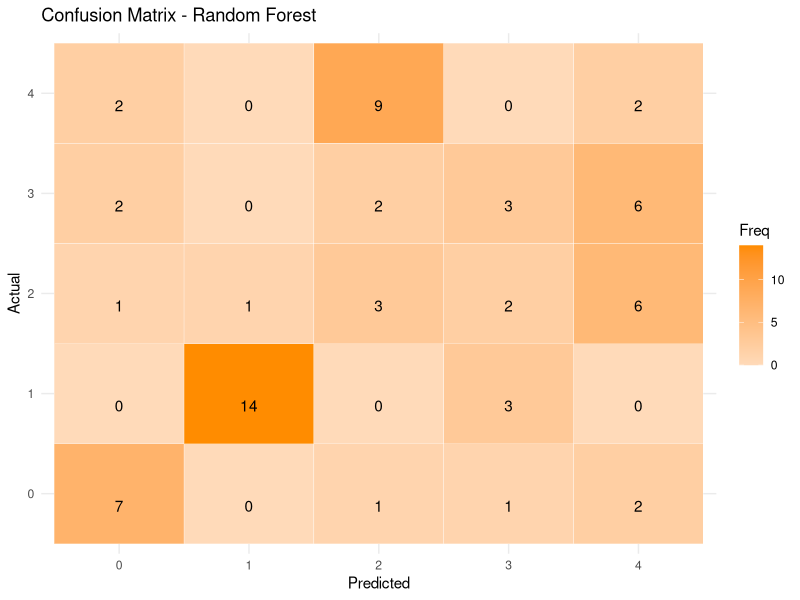

The R script that drew this image:
# Load libraries
library(data.table)
library(caret)
library(ggplot2)
library(randomForest)  # Add this line to load the randomForest package

# Load dataset
df <- fread("transformed_land_mines.csv")

# Prepare data
X <- df[, !c("M", "V"), with = FALSE]
y <- df$M - 1  # Adjusting target

# Train-test split (with stratification)
set.seed(42)
train_index <- createDataPartition(y, p = 0.8, list = FALSE)
X_train <- X[train_index,]  # Add comma for proper subsetting
X_test <- X[-train_index,]  # Add comma for proper subsetting
y_train <- y[train_index]
y_test <- y[-train_index]

# Convert to data.frame for training
train_data <- data.frame(X_train, y = as.factor(y_train))
test_data <- data.frame(X_test)

# Train the model
final_model <- randomForest(
  y ~ .,
  data = train_data,
  ntree = 100,
  maxnodes = 2^15,  # Mimic max_depth = 15
  nodesize = 1,     # min_samples_leaf = 1
  mtry = floor(sqrt(ncol(X_train))),  # max_features = "sqrt"
  importance = TRUE
)

# Predict
y_pred <- predict(final_model, newdata = test_data)
y_pred <- as.numeric(as.character(y_pred))  # Ensure labels match type

# Evaluate
accuracy <- mean(y_pred == y_test)
cat(sprintf("✅ RandomForest Accuracy: %.4f\n", accuracy))
cat("📊 Classification Report:\n")
print(confusionMatrix(as.factor(y_pred), as.factor(y_test)))

# Confusion matrix heatmap
cm <- table(Actual = y_test, Predicted = y_pred)
cm_df <- as.data.frame(cm)

ggplot(data = cm_df, aes(x = Predicted, y = Actual, fill = Freq)) +
  geom_tile(color = "white") +
  geom_text(aes(label = Freq), vjust = 1.5, color = "black") +
  scale_fill_gradient(low = "peachpuff", high = "darkorange") +
  labs(title = "Confusion Matrix - Random Forest", x = "Predicted", y = "Actual") +
  theme_minimal()

# Save model
saveRDS(final_model, "randomforest_model.rds")
cat("🎉 Model saved as 'randomforest_model.rds'\n")
